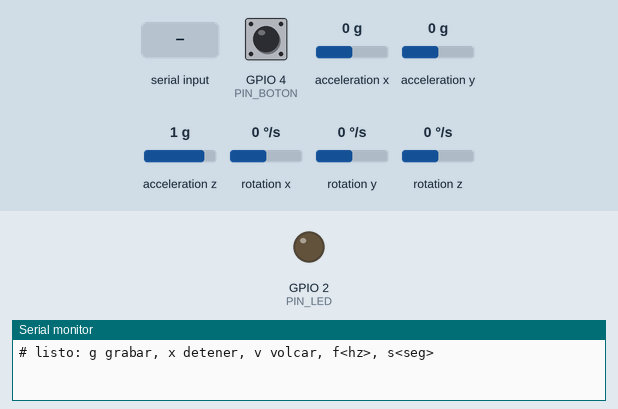
This program was run on a simulated ESP32. On the bench: output pins drawn as LEDs (lit = HIGH), the last lines printed to the serial monitor. Wiring (inferred from the names in the program): MPU-6050 motion sensor at I2C address 0x68. Inputs (shaded band) come from the test bench; at power-on: GPIO 4 (PIN_BOTON) HIGH, acceleration x 0 g, acceleration y 0 g, acceleration z 1 g, rotation x 0 °/s, rotation y 0 °/s, rotation z 0 °/s.

Above: at 1.3 s.
1.4 s: GPIO 4 (PIN_BOTON) pulled LOW for 0.15 s
At 1.9 s:
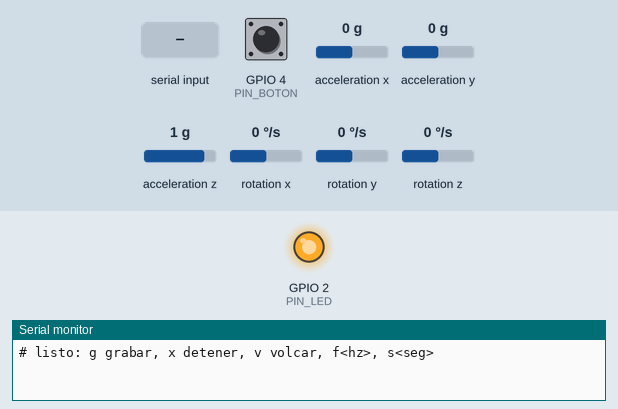
3.0 s: "x90\n" received over Serial
At 4.2 s:
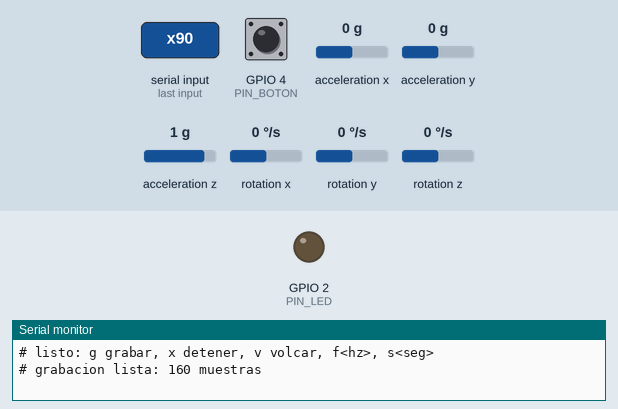
4.5 s: "g90\n" received over Serial
At 5.5 s:
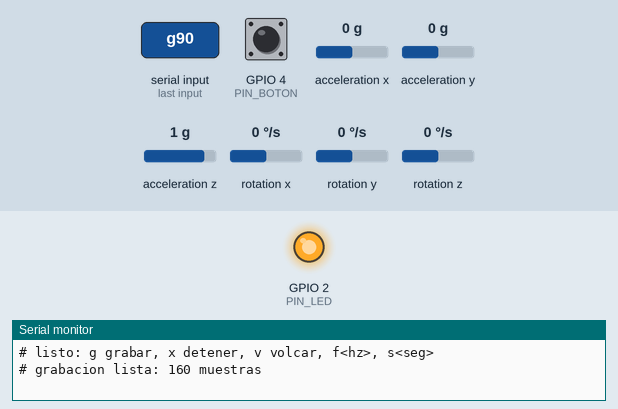
6.0 s: "x,45\n" received over Serial
At 6.6 s:
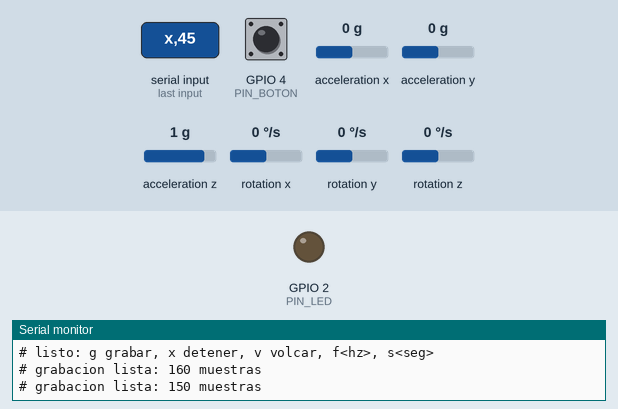
Timing chart, 0 to 8.5 s (numbered marks = the images above; inputs shaded):
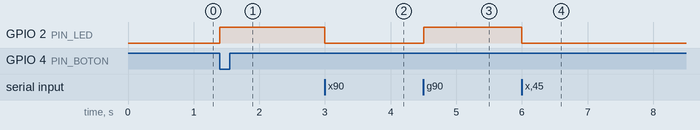

Measured:
- after the input at 1.4 s, GPIO 2 (PIN_LED): LOW → HIGH at once
- after the input at 3.0 s, GPIO 2 (PIN_LED): HIGH → LOW at once
- after the input at 4.5 s, GPIO 2 (PIN_LED): LOW → HIGH at once
- after the input at 6.0 s, GPIO 2 (PIN_LED): HIGH → LOW at once

The program:

main.cpp
```cpp
#include <Arduino.h>
#include <Wire.h>

#include "config.h"
#include "conversiones.h"

// Registros del MPU-6050 (hoja de datos de InvenSense).
static const uint8_t DIR_MPU = 0x68;
static const uint8_t REG_SMPLRT_DIV = 0x19;
static const uint8_t REG_CONFIG = 0x1A;
static const uint8_t REG_GYRO_CONFIG = 0x1B;
static const uint8_t REG_ACCEL_CONFIG = 0x1C;
static const uint8_t REG_ACCEL_XOUT_H = 0x3B;
static const uint8_t REG_PWR_MGMT_1 = 0x6B;
static const uint8_t REG_WHO_AM_I = 0x75;

// Una muestra ocupa 16 bytes: tiempo en microsegundos y seis enteros del sensor.
struct Muestra {
  uint32_t t_us;
  int16_t ax, ay, az, gx, gy, gz;
};

enum Estado { ESPERA, GRABANDO, LISTO };

static Muestra buffer[MAX_MUESTRAS];
static int cantidad = 0;
static int objetivo = 0;
static Estado estado = ESPERA;

static int frecuenciaHz = FRECUENCIA_HZ;
static int duracionS = DURACION_S;
static uint32_t periodo = 0;
static uint32_t inicioUs = 0;
static uint32_t proximaUs = 0;

static bool escribirRegistro(uint8_t registro, uint8_t valor) {
  Wire.beginTransmission(DIR_MPU);
  Wire.write(registro);
  Wire.write(valor);
  return Wire.endTransmission() == 0;
}

static bool leerRegistros(uint8_t registro, uint8_t *destino, int cantidadBytes) {
  Wire.beginTransmission(DIR_MPU);
  Wire.write(registro);
  if (Wire.endTransmission(false) != 0) return false;
  if (Wire.requestFrom((int)DIR_MPU, cantidadBytes) != cantidadBytes) return false;
  for (int i = 0; i < cantidadBytes; i++) {
    destino[i] = Wire.read();
  }
  return true;
}

static bool leerSensor(Muestra &m) {
  uint8_t b[14];
  if (!leerRegistros(REG_ACCEL_XOUT_H, b, 14)) return false;
  m.ax = combinarBytes(b[0], b[1]);
  m.ay = combinarBytes(b[2], b[3]);
  m.az = combinarBytes(b[4], b[5]);
  // b[6] y b[7] son la temperatura, que aca no se usa.
  m.gx = combinarBytes(b[8], b[9]);
  m.gy = combinarBytes(b[10], b[11]);
  m.gz = combinarBytes(b[12], b[13]);
  return true;
}

static void iniciarSensor() {
  escribirRegistro(REG_PWR_MGMT_1, 0x01);  // sale del modo de bajo consumo, reloj del giroscopio
  delay(100);
  escribirRegistro(REG_CONFIG, FILTRO_DLPF);
  escribirRegistro(REG_SMPLRT_DIV, 0);
  escribirRegistro(REG_GYRO_CONFIG, 0x00);  // +-250 dps
  escribirRegistro(REG_ACCEL_CONFIG, bitsRangoAcel(RANGO_ACEL_G));

  uint8_t quien = 0;
  if (!leerRegistros(REG_WHO_AM_I, &quien, 1)) {
    Serial.println("# No se encontro el MPU-6050. Revisa el cableado I2C.");
  } else if (quien != 0x68) {
    // Algunos modulos baratos traen un chip compatible que responde otro valor.
    Serial.printf("# Aviso: WHO_AM_I = 0x%02X (se esperaba 0x68). Puede ser un chip compatible.\n", quien);
  }
}

static void empezarGrabacion() {
  frecuenciaHz = limitar(frecuenciaHz, FRECUENCIA_MIN_HZ, FRECUENCIA_MAX_HZ);
  duracionS = limitar(duracionS, 1, 60);
  periodo = periodoUs(frecuenciaHz);
  objetivo = muestrasObjetivo(frecuenciaHz, duracionS, MAX_MUESTRAS);
  cantidad = 0;
  inicioUs = micros();
  proximaUs = inicioUs;
  estado = GRABANDO;
  digitalWrite(PIN_LED, HIGH);
}

static void terminarGrabacion() {
  estado = LISTO;
  digitalWrite(PIN_LED, LOW);
  Serial.printf("# grabacion lista: %d muestras\n", cantidad);
}

static void volcar() {
  if (cantidad == 0) {
    Serial.println("# no hay datos grabados");
    return;
  }
  Serial.printf("# frecuencia_hz=%d rango_g=%d\n", frecuenciaHz, RANGO_ACEL_G);
  Serial.println("t_s,ax_g,ay_g,az_g,gx_dps,gy_dps,gz_dps");
  for (int i = 0; i < cantidad; i++) {
    const Muestra &m = buffer[i];
    Serial.printf("%.6f,%.4f,%.4f,%.4f,%.3f,%.3f,%.3f\n", (double)m.t_us / 1e6,
                  aceleracionG(m.ax, RANGO_ACEL_G), aceleracionG(m.ay, RANGO_ACEL_G),
                  aceleracionG(m.az, RANGO_ACEL_G), giroDps(m.gx), giroDps(m.gy), giroDps(m.gz));
  }
  Serial.println("# fin");
}

// Comandos por serial, una linea cada uno:
//   g = grabar, x = detener, v = volcar el CSV, f<hz> = frecuencia, s<seg> = duracion.
static void ejecutarComando(const char *linea) {
  switch (linea[0]) {
    case 'g':
      empezarGrabacion();
      break;
    case 'x':
      if (estado == GRABANDO) terminarGrabacion();
      break;
    case 'v':
      volcar();
      break;
    case 'f':
      frecuenciaHz = limitar(atoi(linea + 1), FRECUENCIA_MIN_HZ, FRECUENCIA_MAX_HZ);
      Serial.printf("# frecuencia = %d Hz\n", frecuenciaHz);
      break;
    case 's':
      duracionS = limitar(atoi(linea + 1), 1, 60);
      Serial.printf("# duracion = %d s\n", duracionS);
      break;
    default:
      break;
  }
}

static void atenderSerial() {
  static char linea[16];
  static int largo = 0;
  while (Serial.available() > 0) {
    char c = (char)Serial.read();
    if (c == '\n' || c == '\r') {
      if (largo > 0) {
        linea[largo] = '\0';
        ejecutarComando(linea);
        largo = 0;
      }
    } else if (largo < (int)sizeof(linea) - 1) {
      linea[largo++] = c;
    }
  }
}

static void atenderBoton() {
  static bool anterior = true;
  static unsigned long ultimoCambio = 0;
  bool actual = digitalRead(PIN_BOTON);
  if (actual != anterior && millis() - ultimoCambio > 50) {
    ultimoCambio = millis();
    anterior = actual;
    if (!actual && estado != GRABANDO) {  // se apreto el boton
      empezarGrabacion();
    }
  }
}

void setup() {
  Serial.begin(230400);
  pinMode(PIN_LED, OUTPUT);
  pinMode(PIN_BOTON, INPUT_PULLUP);
  Wire.begin(PIN_SDA, PIN_SCL);
  Wire.setClock(400000);
  iniciarSensor();
  Serial.println("# listo: g grabar, x detener, v volcar, f<hz>, s<seg>");
}

void loop() {
  atenderSerial();
  atenderBoton();

  if (estado != GRABANDO) {
    return;
  }

  uint32_t ahora = micros();
  if ((int32_t)(ahora - proximaUs) < 0) {
    return;
  }

  Muestra m;
  if (leerSensor(m)) {
    m.t_us = ahora - inicioUs;
    buffer[cantidad++] = m;
  }
  proximaUs += periodo;
  if ((int32_t)(ahora - proximaUs) > (int32_t)periodo) {
    proximaUs = ahora + periodo;  // se atraso demasiado: no intentar recuperar de golpe
  }
  if (cantidad >= objetivo) {
    terminarGrabacion();
  }
}
```

conversiones.h
```cpp
#pragma once

// Funciones puras (sin dependencias de Arduino) para poder probarlas en una PC.

#include <stdint.h>

// Une dos bytes (el MPU-6050 entrega primero el byte alto) en un entero con signo.
inline int16_t combinarBytes(uint8_t alto, uint8_t bajo) {
  return (int16_t)(((uint16_t)alto << 8) | bajo);
}

// Valor del registro ACCEL_CONFIG para el rango pedido (2, 4, 8 o 16 g).
inline uint8_t bitsRangoAcel(int rangoG) {
  switch (rangoG) {
    case 4:
      return 0x08;
    case 8:
      return 0x10;
    case 16:
      return 0x18;
    default:
      return 0x00;  // +-2 g
  }
}

// El rango +-R g cubre 65536 cuentas: la sensibilidad es 32768 / R cuentas por g.
inline float aceleracionG(int16_t crudo, int rangoG) {
  return (float)crudo / (32768.0f / (float)rangoG);
}

// Giroscopio en +-250 grados por segundo: 131 cuentas por grado por segundo.
inline float giroDps(int16_t crudo) {
  return (float)crudo / 131.0f;
}

inline uint32_t periodoUs(int frecuenciaHz) {
  return 1000000UL / (uint32_t)frecuenciaHz;
}

// Cantidad de muestras de una grabacion, limitada por el tamano del buffer.
inline int muestrasObjetivo(int frecuenciaHz, int segundos, int maximo) {
  long pedido = (long)frecuenciaHz * (long)segundos;
  return pedido > maximo ? maximo : (int)pedido;
}

inline int limitar(int valor, int minimo, int maximo) {
  return valor < minimo ? minimo : (valor > maximo ? maximo : valor);
}
```

config.h
```cpp
#pragma once

// Bus I2C del MPU-6050 (pines por defecto del ESP32 DevKit).
#define PIN_SDA 21
#define PIN_SCL 22

// Boton para empezar a grabar sin PC (entre este pin y GND) y LED de estado.
#define PIN_BOTON 4
#define PIN_LED 2

// Rango del acelerometro en g: 2, 4, 8 o 16. Menor rango = mas resolucion.
#define RANGO_ACEL_G 4

// Filtro pasa bajos interno del MPU-6050 (registro CONFIG): 1 = 184 Hz, 2 = 94 Hz, 3 = 44 Hz.
#define FILTRO_DLPF 1

// Valores por defecto de una grabacion (se cambian por serial con f<hz> y s<seg>).
#define FRECUENCIA_HZ 100
#define DURACION_S 10

// Limites. El buffer guarda las muestras en RAM: 6000 muestras de 16 bytes son 96 kB.
#define MAX_MUESTRAS 6000
#define FRECUENCIA_MIN_HZ 20
#define FRECUENCIA_MAX_HZ 1000
```
